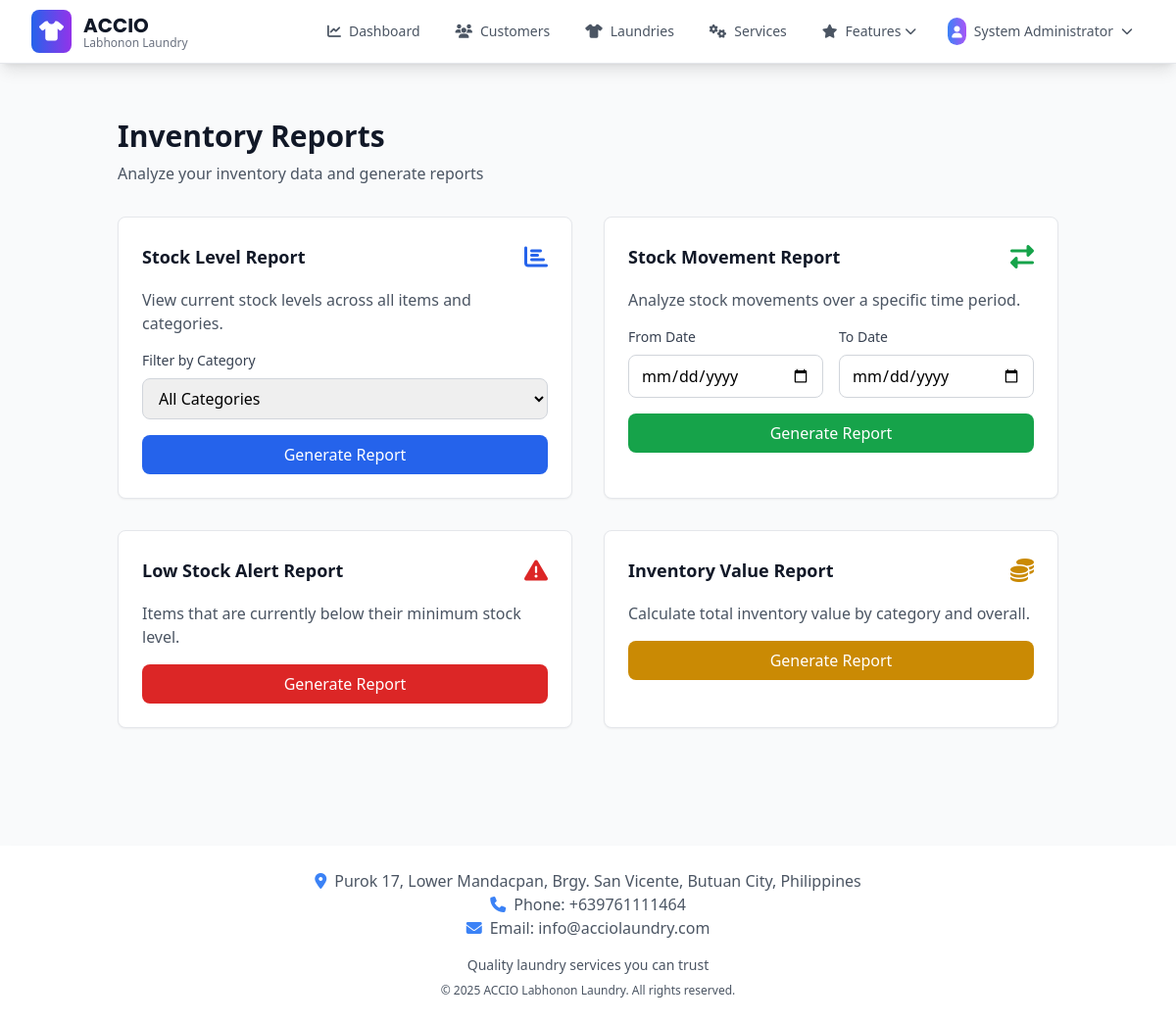
/inventory/reports (signed in), run on the app's committed database.
### app/models.py (models this page shows, shortened)
class BusinessSettings(db.Model):
    id = db.Column(db.Integer, primary_key=True)
    business_name = db.Column(db.String(200), default="ACCIO")
    business_tagline = db.Column(db.String(200), default="Labhonon Laundry")
    business_description = db.Column(
        db.Text, default="Professional laundry services with quality care"
    )
    phone = db.Column(db.String(50), default="+639761111464")
    email = db.Column(db.String(150), default="info@acciolaundry.com")
    address = db.Column(
        db.Text,
        default="Purok 17, Lower Mandacpan, Brgy. San Vicente, Butuan City, Philippines",
    )
    operating_hours = db.Column(db.Text, default="Monday - Sunday: 6:00 AM - 8:00 PM")
    footer_text = db.Column(db.Text, default="Quality laundry services you can trust")
    copyright_text = db.Column(
        db.String(200), default="© 2025 ACCIO Labhonon Laundry. All rights reserved."
    )
    facebook_url = db.Column(db.String(255))
    instagram_url = db.Column(db.String(255))
    website_url = db.Column(db.String(255))
    currency_symbol = db.Column(db.String(10), default="₱")
    date_format = db.Column(db.String(20), default="%B %d, %Y")
    timezone = db.Column(db.String(50), default="Asia/Manila")
    created_at = db.Column(db.DateTime, default=datetime.utcnow)
    updated_at = db.Column(
        db.DateTime, default=datetime.utcnow, onupdate=datetime.utcnow
    )
    updated_by = db.Column(db.Integer, db.ForeignKey("user.id"))
    updated_by_user = db.relationship("User", backref="business_settings_updates")
    @staticmethod
    def get_settings():
        settings = BusinessSettings.query.first()
        if not settings:
            settings = BusinessSettings()
            db.session.add(settings)
            db.session.commit()
        return settings

class User(db.Model, UserMixin):
    id = db.Column(db.Integer, primary_key=True)
    email = db.Column(db.String(150), unique=True)
    password = db.Column(db.String(150))
    full_name = db.Column(db.String(150))
    phone = db.Column(db.String(20))
    role = db.Column(
        db.String(20), default="user"
    )  # 'super_admin', 'admin', 'manager', 'user'
    is_active = db.Column(db.Boolean, default=True)
    must_change_password = db.Column(db.Boolean, default=False)
    date_created = db.Column(db.DateTime, default=datetime.utcnow)
    def is_admin(self):
        return self.role in ["admin", "super_admin"]
    def is_manager(self):
        return self.role in ["manager", "admin", "super_admin"]
    def is_super_admin(self):
        return self.role == "super_admin"

### app/inventory.py (the view, shortened to what this page needs)
@inventory.route("/reports")
@login_required
def reports():
    report_type = request.args.get("report_type")
    report_data = None
    report_summary = {}
    report_title = ""
    categories = InventoryCategory.query.order_by(InventoryCategory.name).all()
    return render_template(
        "inventory/reports.html",
        categories=categories,
        report_data=report_data,
        report_summary=report_summary,
        report_title=report_title,
    )

### app/__init__.py (called while the page is built)
@login_manager.user_loader
def load_user(id):
    from .models import User
    return User.query.get(int(id))

### app/inventory.py (called while the page is built)
@inventory.before_request
@login_required
def _inventory_access_guard():
    if not current_user.is_manager():
        flash("You do not have permission to access inventory.", "error")
        return redirect(url_for("views.dashboard"))

### app/templates/inventory/reports.html (shortened to what this page needs)
{% extends "base.html" %}
{% block content %}
<div class="container mx-auto px-4 sm:px-6 lg:px-8 py-8">
    <div class="mb-8">
        <h1 class="text-3xl font-bold text-gray-900 mb-2">Inventory Reports</h1>
        <p class="text-gray-600">Analyze your inventory data and generate reports</p>
    </div>
    <div class="grid grid-cols-1 lg:grid-cols-2 gap-8 mb-8">
        <div class="bg-white rounded-lg shadow-sm border border-gray-200 p-6">
            <div class="flex items-center justify-between mb-4">
                <h3 class="text-lg font-semibold text-gray-900">Stock Level Report</h3>
                <i class="fas fa-chart-bar text-blue-600 text-2xl"></i>
            </div>
            <p class="text-gray-600 mb-4">View current stock levels across all items and categories.</p>
            <form method="GET" action="{{ url_for('inventory.reports') }}">
                <div class="mb-4">
                    <label class="block text-sm font-medium text-gray-700 mb-2">Filter by Category</label>
                    <select name="category_id" class="w-full px-3 py-2 border border-gray-300 rounded-lg focus:ring-2 focus:ring-blue-500 focus:border-transparent">
                        <option value="">All Categories</option>
                    </select>
                </div>
                <button type="submit" class="w-full bg-blue-600 hover:bg-blue-700 text-white py-2 px-4 rounded-lg transition-colors duration-200">
                    Generate Report
                </button>
            </form>
        </div>
        <div class="bg-white rounded-lg shadow-sm border border-gray-200 p-6">
            <div class="flex items-center justify-between mb-4">
                <h3 class="text-lg font-semibold text-gray-900">Stock Movement Report</h3>
                <i class="fas fa-exchange-alt text-green-600 text-2xl"></i>
            </div>
            <p class="text-gray-600 mb-4">Analyze stock movements over a specific time period.</p>
            <form method="GET" action="{{ url_for('inventory.reports') }}">
                <div class="grid grid-cols-2 gap-4 mb-4">
                    <div>
                        <label class="block text-sm font-medium text-gray-700 mb-2">From Date</label>
                        <input type="date" name="date_from" value="{{ request.args.get('date_from', '') }}"
                               class="w-full px-3 py-2 border border-gray-300 rounded-lg focus:ring-2 focus:ring-blue-500 focus:border-transparent">
                    </div>
                    <div>
                        <label class="block text-sm font-medium text-gray-700 mb-2">To Date</label>
                        <input type="date" name="date_to" value="{{ request.args.get('date_to', '') }}"
                               class="w-full px-3 py-2 border border-gray-300 rounded-lg focus:ring-2 focus:ring-blue-500 focus:border-transparent">
                    </div>
                </div>
                <button type="submit" class="w-full bg-green-600 hover:bg-green-700 text-white py-2 px-4 rounded-lg transition-colors duration-200">
                    Generate Report
                </button>
            </form>
        </div>
        <div class="bg-white rounded-lg shadow-sm border border-gray-200 p-6">
            <div class="flex items-center justify-between mb-4">
                <h3 class="text-lg font-semibold text-gray-900">Low Stock Alert Report</h3>
                <i class="fas fa-exclamation-triangle text-red-600 text-2xl"></i>
            </div>
            <p class="text-gray-600 mb-4">Items that are currently below their minimum stock level.</p>
            <form method="GET" action="{{ url_for('inventory.reports') }}">
                <button type="submit" class="w-full bg-red-600 hover:bg-red-700 text-white py-2 px-4 rounded-lg transition-colors duration-200">
                    Generate Report
                </button>
            </form>
        </div>
        <div class="bg-white rounded-lg shadow-sm border border-gray-200 p-6">
            <div class="flex items-center justify-between mb-4">
                <h3 class="text-lg font-semibold text-gray-900">Inventory Value Report</h3>
                <i class="fas fa-coins text-yellow-600 text-2xl"></i>
            </div>
            <p class="text-gray-600 mb-4">Calculate total inventory value by category and overall.</p>
            <form method="GET" action="{{ url_for('inventory.reports') }}">
                <button type="submit" class="w-full bg-yellow-600 hover:bg-yellow-700 text-white py-2 px-4 rounded-lg transition-colors duration-200">
                    Generate Report
                </button>
            </form>
        </div>
    </div>
</div>
{% endblock %}

### app/templates/base.html (shortened to what this page needs)
<!DOCTYPE html>
<html lang="en">
<head>
    <script src="https://cdn.tailwindcss.com"></script>
    <link rel="stylesheet" href="https://cdnjs.cloudflare.com/ajax/libs/font-awesome/6.4.0/css/all.min.css">
</head>
<body class="bg-gray-50 font-sans" data-authenticated="{% if current_user.is_authenticated %}true{% else %}false{% endif %}">
    <nav class="bg-white shadow-lg border-b border-gray-200 sticky top-0 left-0 w-full z-50">
        <div class="max-w-7xl mx-auto px-4 sm:px-6 lg:px-8">
            <div class="flex justify-between items-center h-16">
                <div class="flex items-center flex-shrink-0">
                    <div class="flex-shrink-0 flex items-center">
                        <div class="bg-gradient-to-r from-blue-600 to-purple-600 rounded-lg p-2 mr-3">
                            <i class="fas fa-tshirt text-white text-xl"></i>
                        </div>
                        <div>
                            <h1 class="brand-font text-xl font-bold text-gray-900">{{ business_settings.business_name }}</h1>
                            <p class="text-xs text-gray-500 -mt-1">{{ business_settings.business_tagline }}</p>
                        </div>
                    </div>
                </div>
                <div class="hidden md:flex items-center space-x-1 flex-1 justify-end">
                    {% if current_user.is_authenticated %}
                        <a href="{{ url_for('views.dashboard') }}" class="flex items-center px-4 py-2 rounded-lg text-sm font-medium transition-all duration-200 {% if request.endpoint == 'views.dashboard' %}bg-blue-50 text-blue-700 border border-blue-200{% else %}text-gray-600 hover:text-blue-700 hover:bg-blue-50{% endif %}">
                            <i class="fas fa-chart-line mr-2"></i>
                            Dashboard
                        </a>
                        <a href="{{ url_for('customer.list_customers') }}"
                           class="flex items-center px-4 py-2 rounded-lg text-sm font-medium transition-all duration-200
                                  {% if request.endpoint == 'customer.list_customers' %}
                                      bg-blue-50 text-blue-700 border border-blue-200
                                  {% else %}
                                      text-gray-600 hover:text-blue-700 hover:bg-blue-50
                                  {% endif %}">
                            <i class="fas fa-users mr-2"></i>
                            Customers
                        </a>
                        <a href="{{ url_for('laundry.list_laundries') }}"
                           class="flex items-center px-4 py-2 rounded-lg text-sm font-medium transition-all duration-200
                                  {% if request.endpoint == 'laundry.list_laundries' %}
                                      bg-blue-50 text-blue-700 border border-blue-200
                                  {% else %}
                                      text-gray-600 hover:text-blue-700 hover:bg-blue-50
                                  {% endif %}">
                            <i class="fas fa-tshirt mr-2"></i>
                            Laundries
                        </a>
                        {% if current_user.is_admin() %}
                        <a href="{{ url_for('service.list_services') }}"
                           class="flex items-center px-4 py-2 rounded-lg text-sm font-medium transition-all duration-200
                                  {% if request.endpoint == 'service.list_services' %}
                                      bg-blue-50 text-blue-700 border border-blue-200
                                  {% else %}
                                      text-gray-600 hover:text-blue-700 hover:bg-blue-50
                                  {% endif %}">
                            <i class="fas fa-cogs mr-2"></i>
                            Services
                        </a>
                        {% endif %}
                        {% if current_user.is_admin() %}
                        <div class="relative group">
                            <button class="flex items-center px-4 py-2 rounded-lg text-sm font-medium transition-all duration-200
                                         {% if request.endpoint and (request.endpoint.startswith('expenses.') or request.endpoint == 'views.reports' or request.endpoint == 'views.analytics' or request.endpoint.startswith('user_management.')) %}
                                             bg-blue-50 text-blue-700 border border-blue-200
                                         {% else %}
                                             text-gray-600 hover:text-blue-700 hover:bg-blue-50
                                         {% endif %}">
                                <i class="fas fa-star mr-2"></i>
                                Features
                                <i class="fas fa-chevron-down ml-1 text-xs"></i>
                            </button>
                        </div>
                        {% endif %}
                        <div class="relative ml-4 group">
                            <button class="flex items-center px-3 py-2 rounded-lg text-sm font-medium text-gray-600 hover:text-blue-700 hover:bg-blue-50 transition-all duration-200">
                                <div class="bg-gradient-to-r from-blue-500 to-purple-500 rounded-full p-1 mr-2">
                                    <i class="fas fa-user text-white text-xs"></i>
                                </div>
                                {{ current_user.full_name or current_user.email.split('@')[0] }}
                                <i class="fas fa-chevron-down ml-2 text-xs"></i>
                            </button>
                        </div>
                    {% endif %}
                </div>
            </div>
        </div>
    </nav>
    <main class="max-w-7xl mx-auto px-4 py-6">
        {% block content %}{% endblock %}
    </main>
    <footer class="bg-white shadow-lg mt-8">
        <div class="max-w-7xl mx-auto px-4 py-6">
            <div class="text-center text-gray-600">
                <p><i class="fas fa-map-marker-alt mr-2 text-blue-500"></i>{{ business_settings.address }}</p>
                <p><i class="fas fa-phone mr-2 text-blue-500"></i>Phone: {{ business_settings.phone }}</p>
                {% if business_settings.email %}
                <p><i class="fas fa-envelope mr-2 text-blue-500"></i>Email: {{ business_settings.email }}</p>
                {% endif %}
                <div class="mt-4">
                    <p class="text-sm">{{ business_settings.footer_text }}</p>
                    <p class="text-xs mt-2">{{ business_settings.copyright_text }}</p>
                </div>
            </div>
        </div>
    </footer>
</body>
</html>

### app/templates/base.html (style rules this page uses)
body { font-family: 'Inter', sans-serif; }
.brand-font { font-family: 'Poppins', sans-serif; }

### data on the page
BusinessSettings: business_name "ACCIO", business_tagline "Labhonon Laundry", address "Purok 17, Lower Mandacpan, Brgy. San Vicente, Butuan City, Philippines", phone "+639761111464", email "info@acciolaundry.com", footer_text "Quality laundry services you can trust", copyright_text "© 2025 ACCIO Labhonon Laundry. All rights reserved."
User: full_name "System Administrator"
